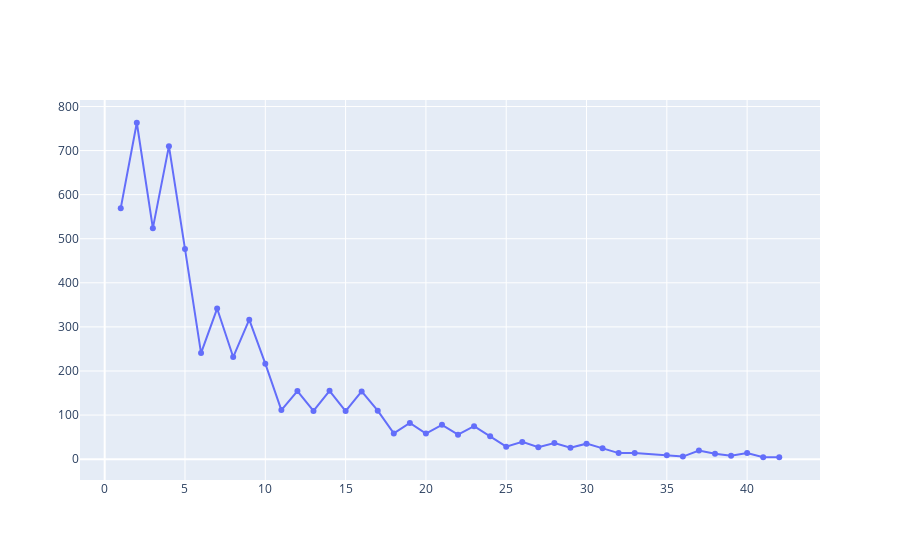

Notebook cell for this chart:
### Code cell
fig = go.Figure()
fig.add_trace(go.Scatter(x=sorted_keys, y=sorted_vals,
                    mode='lines+markers',
                    name='lines+markers'))

### Figure 1 — Plotly figure (JSON) as saved in the notebook; plotly's stock layout.template omitted (floating-point values rounded to 4 significant figures)
{"data": [{"mode": "lines+markers", "name": "lines+markers", "type": "scatter", "x": [1, 2, 3, 4, 5, 6, 7, 8, 9, 10, 11, 12, 13, 14, 15, 16, 17, 18, 19, 20, 21, 22, 23, 24, 25, 26, 27, 28, 29, 30, 31, 32, 33, 35, 36, 37, 38, 39, 40, 41, 42], "y": [569.3, 763.1, 524.0, 710.0, 477.0, 240.5, 341.6, 231.6, 316.4, 216.6, 111.2, 154.4, 109.4, 154.9, 109.1, 153.6, 109.9, 58.36, 82.21, 57.91, 77.76, 55.37, 74.83, 52.12, 28.32, 39.12, 27.22, 36.67, 25.79, 35.09, 24.48, 13.68, 13.68, 8.781, 5.775, 19.3, 12.38, 7.492, 13.62, 4.267, 4.267]}], "layout": {}}
